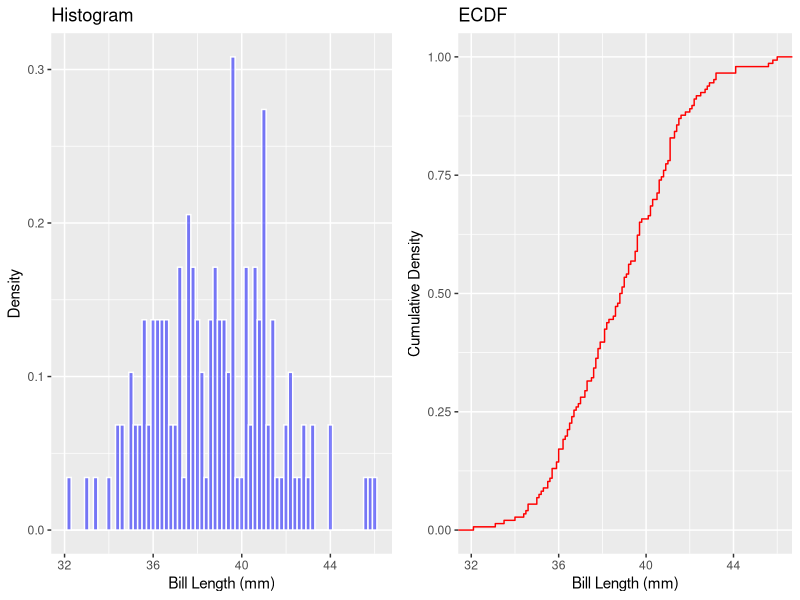
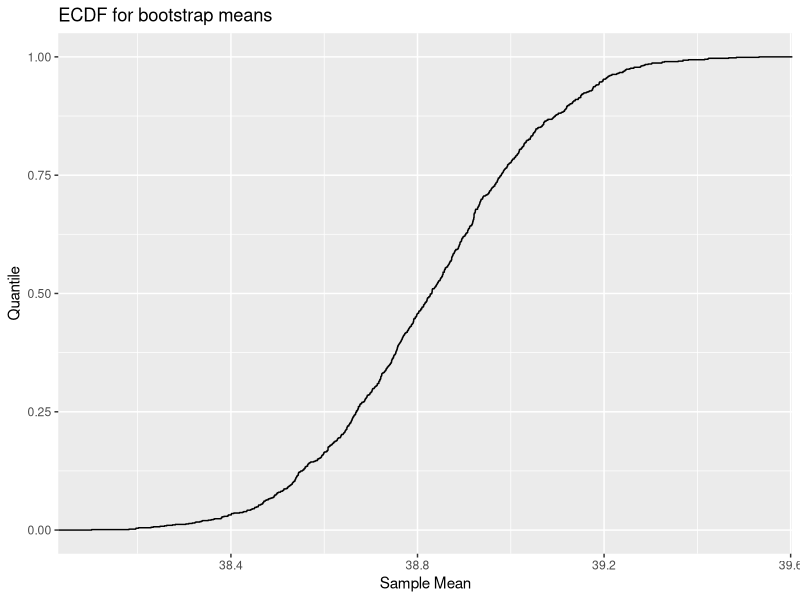
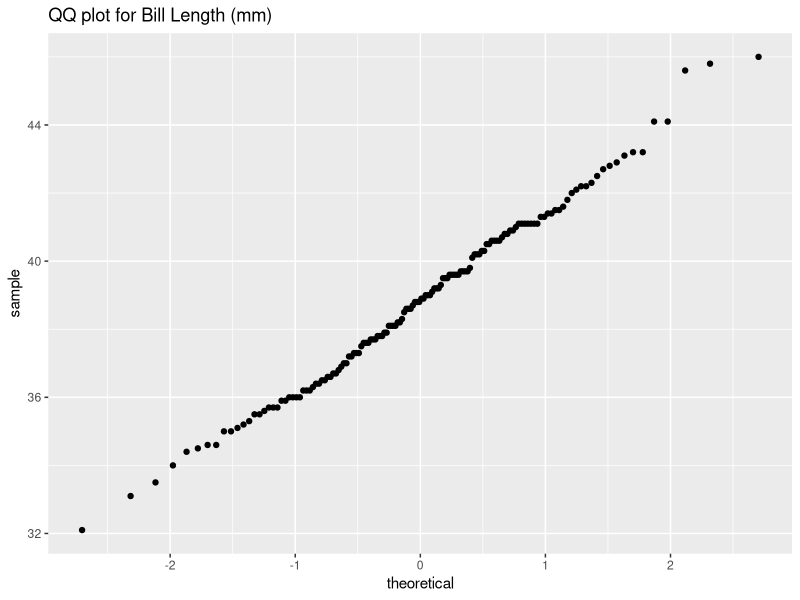
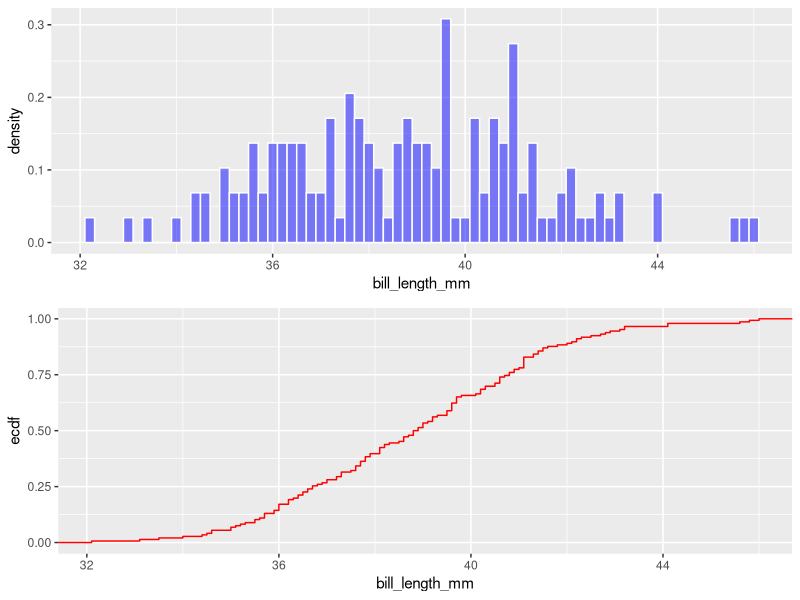

Source code (R) for these figures, in order:
## ---- chunk 1
library(tidyverse)
library(palmerpenguins)
library(gridExtra)
## ---- chunk 2
adelie <- penguins |>
    filter(`species` == "Adelie") |>
    drop_na()
## ---- chunk 3
hist<-ggplot(data=adelie)+geom_histogram(aes(x=`bill_length_mm`,y=after_stat(density)),binwidth=.2,color='white',fill='blue',alpha=.5)+
labs(x="Bill Length (mm)",y="Density", title="Histogram")
ecdf <-ggplot(data=adelie)+stat_ecdf(aes(x=`bill_length_mm`),color='red')+labs(x="Bill Length (mm)",y="Cumulative Density", title="ECDF")

grid.arrange(hist, ecdf, ncol = 2)
## ---- chunk 4
bootstrap_mean <- function(data) {
    sample <- data |> sample_frac(1,replace=TRUE)
    return(mean(pull(sample)))
    
}

samples<-replicate(1000,bootstrap_mean(adelie|>select("bill_length_mm")))
## ---- chunk 5
ggplot() + stat_ecdf(aes(x=samples))+labs(title="ECDF for bootstrap means",x="Sample Mean", y="Quantile")
## ---- chunk 6
ggplot(data=adelie)+stat_qq(aes(sample=`bill_length_mm`))+
    labs(title="QQ plot for Bill Length (mm)")
## ---- chunk 7
show <- function(data, column) {
    hist<-ggplot(data=data)+geom_histogram(aes(x={{column}},y=after_stat(density)),binwidth=.2,color='white',fill='blue',alpha=.5)
    ecdf <-ggplot(data=data)+stat_ecdf(aes(x={{column}}),color='red')
    return(list(hist,ecdf))
}
grid.arrange(grobs=show(adelie,bill_length_mm),ncol=1)
